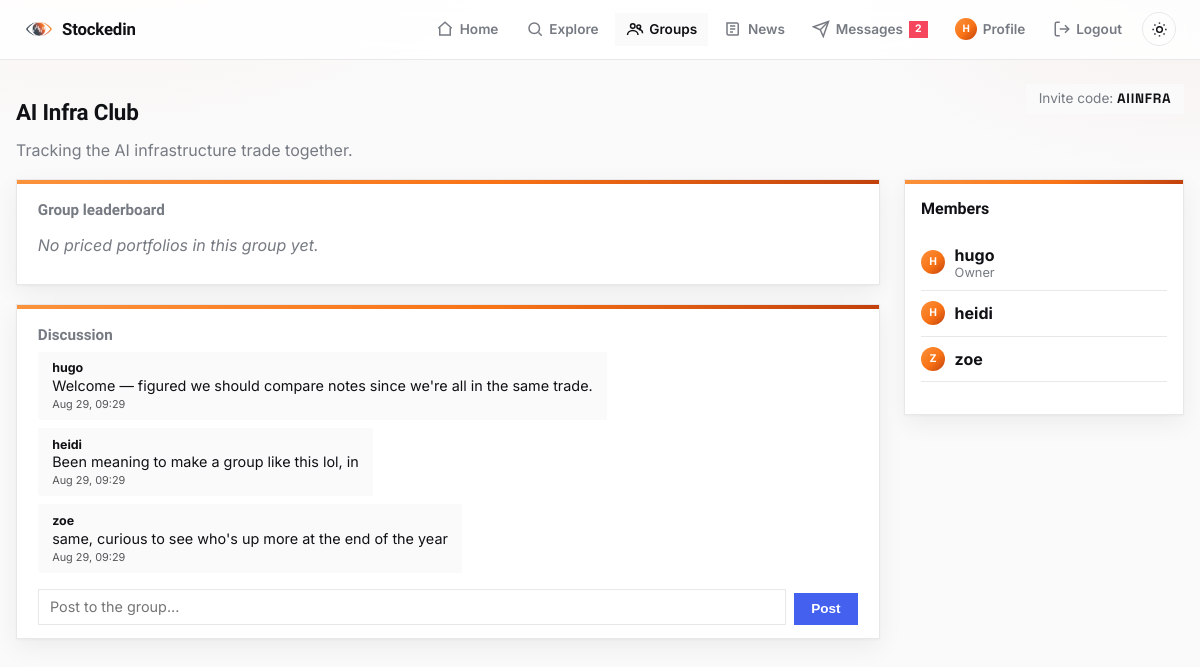
Page /groups/3 (signed in) on the committed database.
### models.py (models this page shows, shortened)
class User(UserMixin, db.Model):
    __tablename__ = "users"
    id = db.Column(db.Integer, primary_key=True)
    username = db.Column(db.String(32), unique=True, nullable=False, index=True)
    email = db.Column(db.String(120), unique=True, nullable=False)
    password_hash = db.Column(db.String(256), nullable=False)
    bio = db.Column(db.String(200))
    created_at = db.Column(db.DateTime, default=datetime.utcnow, nullable=False)
    university = db.Column(db.String(120), index=True)
    degree = db.Column(db.String(120))
    grad_year = db.Column(db.Integer)
    portfolio = db.relationship(
        "Portfolio",
        back_populates="owner",
        uselist=False,
        cascade="all, delete-orphan",
    )
    likes = db.relationship("Like", back_populates="user", cascade="all, delete-orphan")
    comments = db.relationship(
        "Comment", back_populates="user", cascade="all, delete-orphan"
    )
    predictions = db.relationship(
        "Prediction",
        back_populates="user",
        cascade="all, delete-orphan",
        order_by="Prediction.created_at.desc()",
    )
    group_memberships = db.relationship(
        "GroupMembership", back_populates="user", cascade="all, delete-orphan"
    )
    following = db.relationship(
        "Follow",
        foreign_keys="Follow.follower_id",
        back_populates="follower",
        cascade="all, delete-orphan",
    )
    followers = db.relationship(
        "Follow",
        foreign_keys="Follow.followed_id",
        back_populates="followed",
        cascade="all, delete-orphan",
    )
    @property
    def unread_message_count(self):
        return Message.query.filter_by(recipient_id=self.id, read_at=None).count()

class Group(db.Model):
    __tablename__ = "groups"
    id = db.Column(db.Integer, primary_key=True)
    name = db.Column(db.String(80), nullable=False)
    description = db.Column(db.String(300))
    code = db.Column(db.String(10), unique=True, nullable=False, index=True)
    owner_id = db.Column(db.Integer, db.ForeignKey("users.id"), nullable=False)
    created_at = db.Column(db.DateTime, default=datetime.utcnow, nullable=False)
    owner = db.relationship("User", foreign_keys=[owner_id])
    memberships = db.relationship(
        "GroupMembership",
        back_populates="group",
        cascade="all, delete-orphan",
        order_by="GroupMembership.joined_at",
    )
    messages = db.relationship(
        "GroupMessage",
        back_populates="group",
        cascade="all, delete-orphan",
        order_by="GroupMessage.created_at",
    )
    @property
    def members(self):
        return [m.user for m in self.memberships]
    def has_member(self, user):
        return user is not None and any(m.user_id == user.id for m in self.memberships)

class GroupMessage(db.Model):
    __tablename__ = "group_messages"
    id = db.Column(db.Integer, primary_key=True)
    group_id = db.Column(db.Integer, db.ForeignKey("groups.id"), nullable=False)
    user_id = db.Column(db.Integer, db.ForeignKey("users.id"), nullable=False)
    body = db.Column(db.String(500), nullable=False)
    created_at = db.Column(db.DateTime, default=datetime.utcnow, nullable=False)
    group = db.relationship("Group", back_populates="messages")
    user = db.relationship("User")

### routes_groups.py (the view)
@login_required
def group_detail(group_id):
    group = db.session.get(Group, group_id)
    if group is None:
        abort(404)
    if not group.has_member(current_user):
        abort(403)
    members = group.members
    portfolios = [m.portfolio for m in members if m.portfolio is not None]
    attach_stats(portfolios)
    leaderboard = sorted(
        (p for p in portfolios if p.stats.get("total_gain_loss_pct") is not None),
        key=lambda p: p.stats["total_gain_loss_pct"],
        reverse=True,
    )
    invite_form = GroupInviteForm()
    message_form = GroupMessageForm()
    if message_form.validate_on_submit():
        db.session.add(
            GroupMessage(group_id=group.id, user_id=current_user.id, body=message_form.body.data)
        )
        db.session.commit()
        return redirect(url_for("group_detail", group_id=group.id))
    return render_template(
        "group_detail.html",
        group=group,
        members=members,
        leaderboard=leaderboard,
        invite_form=invite_form,
        message_form=message_form,
    )

### forms.py
class GroupInviteForm(FlaskForm):
    username = StringField("Username to invite", validators=[DataRequired(), Length(max=32)])
    submit = SubmitField("Add to group")

class GroupMessageForm(FlaskForm):
    body = StringField("Message", validators=[DataRequired(), Length(max=500)])
    submit = SubmitField("Post")

### app.py (called while the page is built)
def create_app():
    app = Flask(__name__, instance_relative_config=True)
    app.config.from_object(Config)
    db.init_app(app)
    login_manager.init_app(app)
    csrf.init_app(app)
    routes_auth.register(app)
    routes_portfolio.register(app)
    routes_social.register(app)
    routes_news.register(app)
    routes_messages.register(app)
    routes_discover.register(app)
    routes_groups.register(app)
    routes_predictions.register(app)
    @app.context_processor
    def inject_unread_message_count():
        if current_user.is_authenticated:
            return {"unread_message_count": current_user.unread_message_count}
        return {"unread_message_count": 0}
    return app

### models.py (called while the page is built)
@login_manager.user_loader
def load_user(user_id):
    return db.session.get(User, int(user_id))

    @property
    def cost_basis(self):
        return self.shares * self.buy_price

### prices.py (called while the page is built)
def get_quote(ticker):
    if not ticker:
        return None
    ticker = ticker.strip().upper()
    cached = _cache.get(ticker)
    if cached is not None:
        quote, fetched_at, ok = cached
        ttl = CACHE_TTL_SECONDS if ok else FAILURE_CACHE_TTL_SECONDS
        if time.time() - fetched_at < ttl:
            return quote
    quote = _fetch(ticker)
    _cache[ticker] = (quote, time.time(), quote is not None)
    return quote

def prefetch_quotes(tickers):
    tickers = {t.strip().upper() for t in tickers if t}
    now = time.time()
    def is_fresh(ticker):
        cached = _cache.get(ticker)
        if cached is None:
            return False
        _, fetched_at, ok = cached
        ttl = CACHE_TTL_SECONDS if ok else FAILURE_CACHE_TTL_SECONDS
        return now - fetched_at < ttl
    stale = [t for t in tickers if not is_fresh(t)]
    if not stale:
        return
    with ThreadPoolExecutor(max_workers=min(8, len(stale))) as pool:
        results = pool.map(_fetch, stale)
        for ticker, quote in zip(stale, results):
            _cache[ticker] = (quote, time.time(), quote is not None)

### templates/group_detail.html (shortened to what this page needs)
{% extends "base.html" %}
{% block container_class %}container-wide{% endblock %}
{% block content %}
  <div class="page-header-row">
    <div>
      <h1>{{ group.name }}</h1>
      {% if group.description %}<p class="profile-bio">{{ group.description }}</p>{% endif %}
    </div>
    <span class="group-code">Invite code: <strong>{{ group.code }}</strong></span>
  </div>
  <div class="group-layout">
    <div class="group-main">
      <div class="chart-card">
        <h2 class="chart-title">Group leaderboard</h2>
        {% if leaderboard %}
          <ol class="leaderboard-list">
            {% for p in leaderboard %}
              <li>
                <span class="lb-rank">{{ loop.index }}</span>
                <a class="lb-name" href="{{ url_for('profile', username=p.owner.username) }}">{{ p.owner.username }}</a>
                <span class="lb-value {{ 'gain' if p.stats.total_gain_loss_pct >= 0 else 'loss' }}">
                  {{ "+" if p.stats.total_gain_loss_pct >= 0 else "" }}{{ "%.1f"|format(p.stats.total_gain_loss_pct) }}%
                </span>
              </li>
            {% endfor %}
          </ol>
        {% else %}
          <p class="lb-empty">No priced portfolios in this group yet.</p>
        {% endif %}
      </div>
      <div class="chart-card">
        <h2 class="chart-title">Discussion</h2>
        <div class="group-messages">
          {% for m in group.messages %}
            <div class="message-bubble theirs group-message">
              <strong>{{ m.user.username }}</strong>
              <p>{{ m.body }}</p>
              <span class="message-time">{{ m.created_at.strftime('%b %d, %H:%M') }}</span>
            </div>
          {% else %}
            <p class="lb-empty">No messages yet — say hello.</p>
          {% endfor %}
        </div>
        <form method="post" class="message-form">
          {{ message_form.body(placeholder="Post to the group...") }}
          {{ message_form.submit(class="btn btn-primary") }}
        </form>
      </div>
    </div>
    <aside class="feed-sidebar">
      <h2 class="sidebar-title">Members</h2>
      <ul class="user-list">
        {% for member in members %}
          <li class="user-row">
            <a class="user-link" href="{{ url_for('profile', username=member.username) }}">
              <span class="avatar avatar-sm">{{ member.username[0]|upper }}</span>
              <span class="user-link-text">
                <strong>{{ member.username }}</strong>
                {% if member.id == group.owner_id %}<span class="user-bio">Owner</span>{% endif %}
              </span>
            </a>
          </li>
        {% endfor %}
      </ul>
    </aside>
  </div>
{% endblock %}

### templates/base.html (shortened to what this page needs)
<!doctype html>
<html lang="en">
<head>
  <link rel="stylesheet" href="{{ url_for('static', filename='style.css') }}">
</head>
<body>
  <nav class="navbar">
    <a class="brand" href="{{ url_for('feed') if current_user.is_authenticated else url_for('login') }}">
      <img class="brand-mark" src="{{ url_for('static', filename='images/logo-icon.png') }}" alt="">
      Stockedin
    </a>
    <div class="nav-links">
      {% if current_user.is_authenticated %}
        <a href="{{ url_for('feed') }}" class="nav-link {{ 'active' if request.endpoint == 'feed' }}">
          <svg viewBox="0 0 24 24" fill="none" stroke="currentColor" stroke-width="2"><path d="M3 11l9-8 9 8"/><path d="M5 10v10h14V10"/></svg>
          <span>Home</span>
        </a>
        <a href="{{ url_for('explore') }}" class="nav-link {{ 'active' if request.endpoint == 'explore' }}">
          <svg viewBox="0 0 24 24" fill="none" stroke="currentColor" stroke-width="2"><circle cx="11" cy="11" r="7"/><path d="m21 21-4.3-4.3"/></svg>
          <span>Explore</span>
        </a>
        <a href="{{ url_for('groups_home') }}" class="nav-link {{ 'active' if request.endpoint in ('groups_home', 'group_detail', 'group_new', 'group_join') }}">
          <svg viewBox="0 0 24 24" fill="none" stroke="currentColor" stroke-width="2"><circle cx="9" cy="8" r="3"/><path d="M2 20c0-3.3 3.1-6 7-6s7 2.7 7 6"/><circle cx="17" cy="9" r="2.5"/><path d="M17 12.5c2.5 0 5 1.8 5 5"/></svg>
          <span>Groups</span>
        </a>
        <a href="{{ url_for('news') }}" class="nav-link {{ 'active' if request.endpoint == 'news' }}">
          <svg viewBox="0 0 24 24" fill="none" stroke="currentColor" stroke-width="2"><path d="M4 4h13a2 2 0 0 1 2 2v13a1 1 0 0 1-1 1H6a2 2 0 0 1-2-2z"/><path d="M8 8h7M8 12h7M8 16h4"/></svg>
          <span>News</span>
        </a>
        <a href="{{ url_for('inbox') }}" class="nav-link {{ 'active' if request.endpoint in ('inbox', 'thread') }}">
          <svg viewBox="0 0 24 24" fill="none" stroke="currentColor" stroke-width="2"><path d="M22 2 11 13"/><path d="M22 2 15 22l-4-9-9-4z"/></svg>
          <span>Messages</span>
          {% if unread_message_count %}<span class="nav-badge">{{ unread_message_count }}</span>{% endif %}
        </a>
        <a href="{{ url_for('profile', username=current_user.username) }}" class="nav-link {{ 'active' if request.endpoint == 'profile' and request.view_args.username == current_user.username }}">
          <span class="avatar avatar-nav">{{ current_user.username[0]|upper }}</span>
          <span>Profile</span>
        </a>
        <a href="{{ url_for('logout') }}" class="nav-link">
          <svg viewBox="0 0 24 24" fill="none" stroke="currentColor" stroke-width="2"><path d="M9 21H5a2 2 0 0 1-2-2V5a2 2 0 0 1 2-2h4"/><path d="M16 17l5-5-5-5"/><path d="M21 12H9"/></svg>
          <span>Logout</span>
        </a>
      {% else %}
        <a class="nav-link" href="{{ url_for('login') }}"><span>Login</span></a>
        <a class="nav-link" href="{{ url_for('signup') }}"><span>Sign up</span></a>
      {% endif %}
      <button type="button" id="theme-toggle" class="theme-toggle" aria-label="Toggle dark mode">
        <svg class="icon-sun" viewBox="0 0 24 24" fill="none" stroke="currentColor" stroke-width="2"><circle cx="12" cy="12" r="4"/><path d="M12 2v2M12 20v2M4.9 4.9l1.4 1.4M17.7 17.7l1.4 1.4M2 12h2M20 12h2M4.9 19.1l1.4-1.4M17.7 6.3l1.4-1.4"/></svg>
      </button>
    </div>
  </nav>
  <main class="container {% block container_class %}{% endblock %}">
    {% block content %}{% endblock %}
  </main>
</body>
</html>

### rows in the picture
User: username "H", username "heidi"
Group: name "AI Infra Club", description "Tracking the AI infrastructure trade together.", code "AIINFRA"
GroupMessage: user.username "hugo", body "Welcome — figured we should compare notes since we're all in the same trade.", created_at "Aug 29, 09:29"
GroupMessage: user.username "heidi", body "Been meaning to make a group like this lol, in", created_at "Aug 29, 09:29"
GroupMessage: user.username "zoe", body "same, curious to see who's up more at the end of the year", created_at "Aug 29, 09:29"
User: username "H", username "hugo", shows "Owner"
User: username "Z", username "zoe"

### other values in the picture
{{ unread_message_count }} "2"
